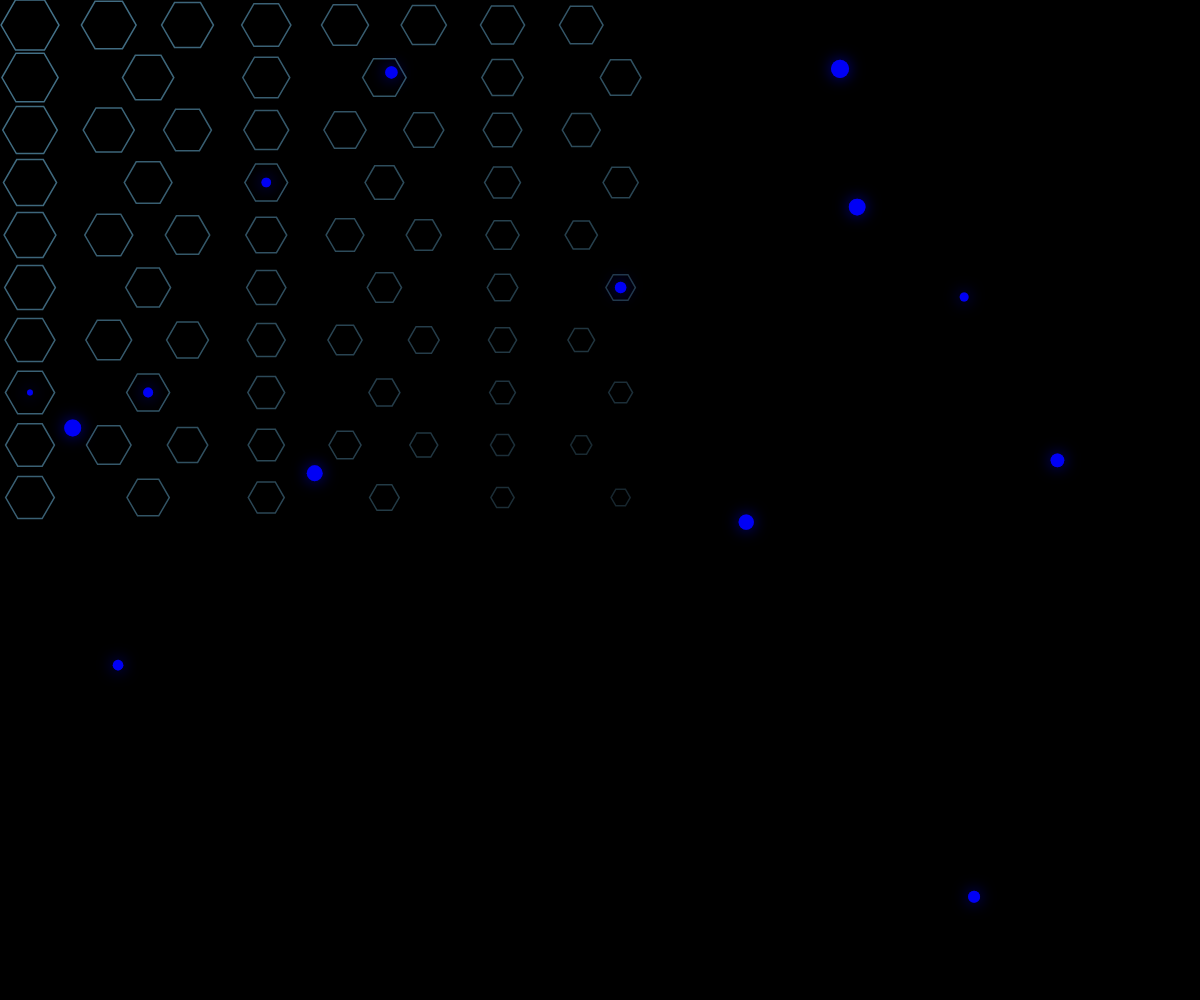
Frame 1 (no input)
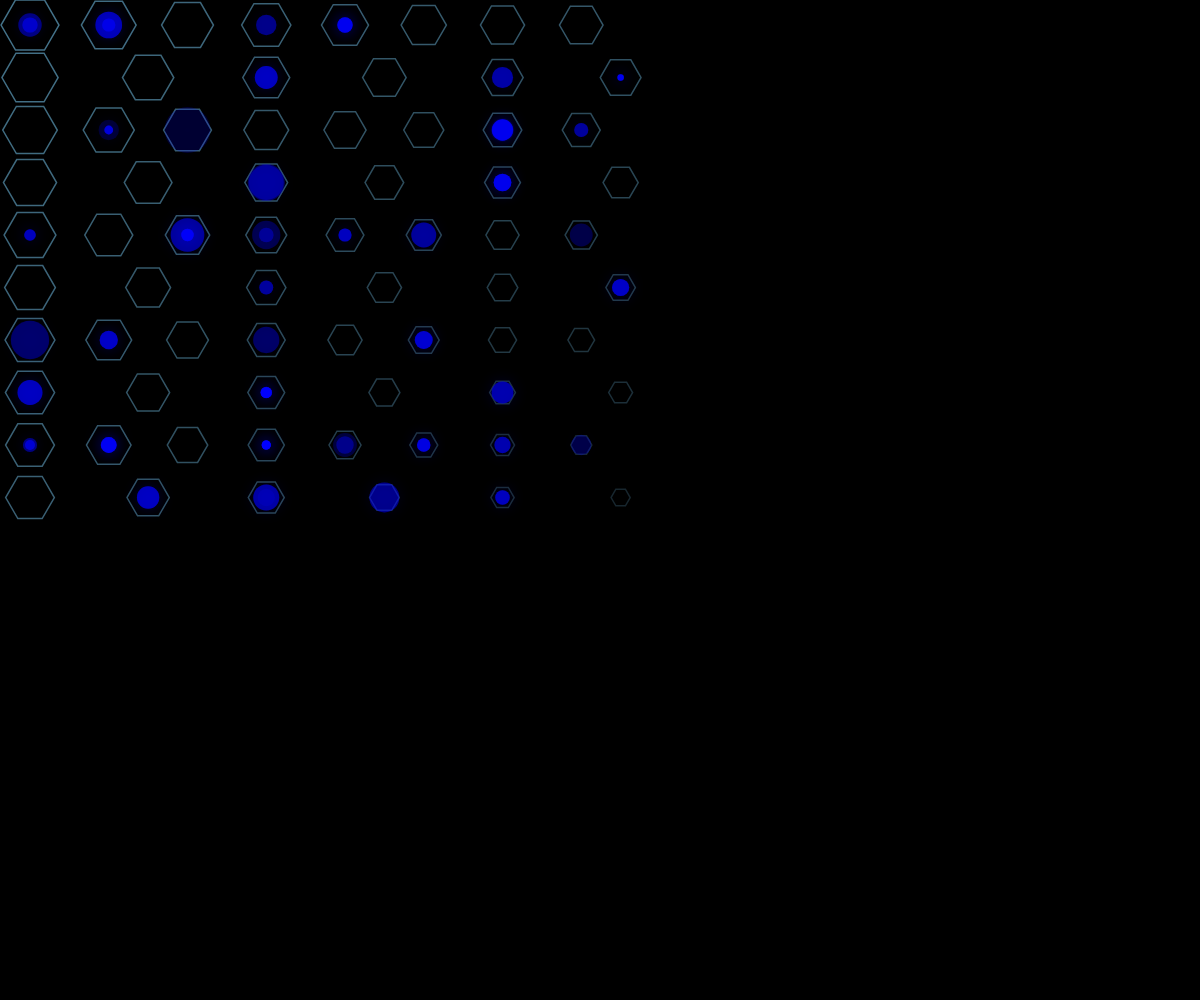
Frame 60 (no input)
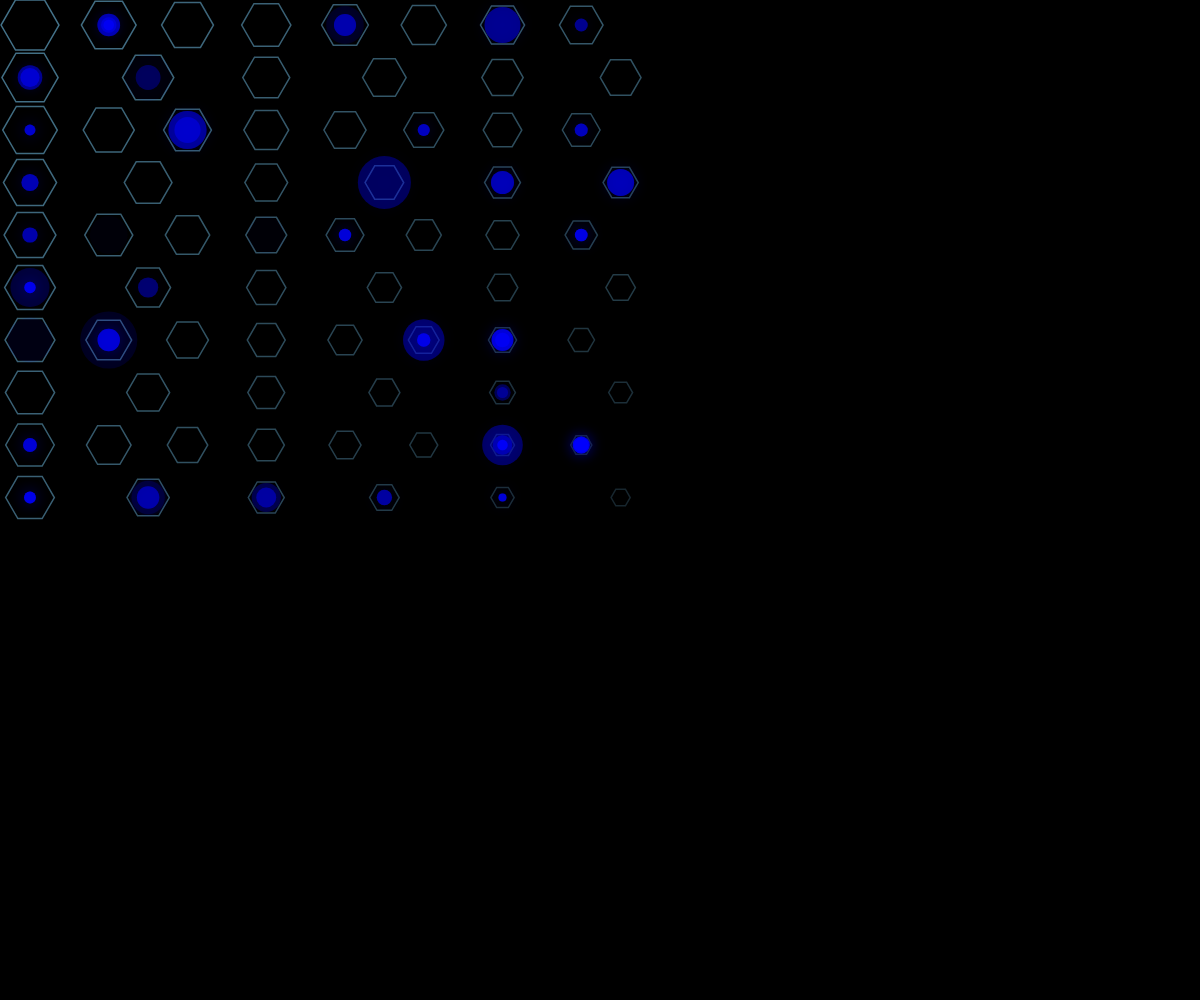
Frame 120 (the mouse pressed at the canvas centre since frame 60)

The p5.js sketch that drew these frames (run headless with seeded random() and noise() and a simulated clock; from frame 60 on, the mouse is pressed at the canvas centre):

// p5.js sketch
// ── sketch.js
let hexagons = [];
let pulses = [];
let decayProgress = 0;
const hexRadius = 30;
const gridSpacing = hexRadius * 1.75;

function setup() {
  createCanvas(windowWidth, windowHeight);
  colorMode(HSB, 360, 100, 100, 1);
  
  // Create hexagonal grid
  for (let y = -height/2; y < height/2; y += gridSpacing) {
    for (let x = -width/2; x < width/2; x += gridSpacing * 1.5) {
      // Offset every other row
      if (Math.abs(y) % (gridSpacing * 2) > gridSpacing) {
        x += gridSpacing * 0.75;
      }
      
      const hex = new Hexagon(x, y);
      hexagons.push(hex);
    }
  }
  
  // Set up initial pulses
  for (let i = 0; i < 10; i++) {
    pulses.push({
      x: random(width),
      y: random(height),
      size: random(5, 20),
      life: 1,
      maxLife: random(30, 60)
    });
  }
}

function draw() {
  background(0);
  
  // Update decay progress
  decayProgress += 0.002;
  
  // Draw and update hexagons
  for (let i = 0; i < hexagons.length; i++) {
    const hex = hexagons[i];
    
    // Decay effect - outer edges fade first
    const distToCenter = dist(hex.x, hex.y, width/2, height/2);
    const maxDist = dist(0, 0, width/2, height/2);
    const decayFactor = map(distToCenter, 0, maxDist, 0.3, 1);
    
    // Only draw if not decayed
    if (hex.life > 0) {
      hex.draw(decayFactor);
      
      // Randomly activate pulses
      if (random() < 0.02) {
        const pulse = {
          x: hex.x,
          y: hex.y,
          size: random(5, 15),
          life: 1,
          maxLife: random(30, 60)
        };
        pulses.push(pulse);
      }
    }
    
    // Gradually decay this hexagon
    if (decayProgress > 0.1 && random() < 0.001) {
      hex.life -= 0.005;
    }
  }
  
  // Update and draw pulses
  for (let i = pulses.length - 1; i >= 0; i--) {
    const p = pulses[i];
    
    p.life -= 1 / p.maxLife;
    p.size *= 1.03;
    
    if (p.life <= 0) {
      pulses.splice(i, 1);
      continue;
    }
    
    noStroke();
    fill(240, 100, 100, p.life * 0.8);
    ellipse(p.x, p.y, p.size);
    
    // Add glow effect
    drawingContext.shadowBlur = 15;
    drawingContext.shadowColor = color(240, 100, 100, p.life * 0.8);
    ellipse(p.x, p.y, p.size);
    drawingContext.shadowBlur = 0;
  }
  
  // Add occasional new pulses
  if (random() < 0.05 && pulses.length < 30) {
    pulses.push({
      x: random(width),
      y: random(height),
      size: random(5, 20),
      life: 1,
      maxLife: random(30, 60)
    });
  }
}

function windowResized() {
  resizeCanvas(windowWidth, windowHeight);
}

class Hexagon {
  constructor(x, y) {
    this.x = x;
    this.y = y;
    this.life = 1;
    this.originalSize = hexRadius;
  }
  
  draw(decayFactor) {
    push();
    translate(this.x, this.y);
    
    // Draw hexagon with decay effect
    noFill();
    stroke(200, 50, 80, this.life * decayFactor * 0.7);
    strokeWeight(1 + this.life * 0.5);
    
    beginShape();
    for (let i = 0; i < 6; i++) {
      const angle = TWO_PI / 6 * i;
      const px = cos(angle) * this.originalSize * this.life * decayFactor;
      const py = sin(angle) * this.originalSize * this.life * decayFactor;
      vertex(px, py);
    }
    endShape(CLOSE);
    
    pop();
  }
}
